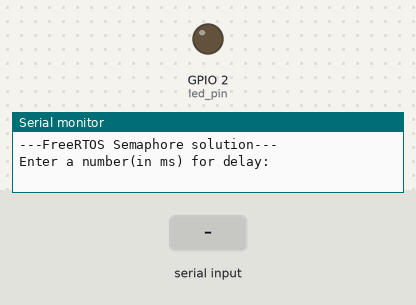
Bench run of a sketch on a simulated ESP32. On the bench: output pins drawn as LEDs (lit = HIGH), the last lines printed to the serial monitor. Dashed ring = blinking. The inputs (shaded band) are chosen by the test bench.

Above: at 1.8 s.
1.9 s: "90,45\n" received over Serial
At 6.8 s:
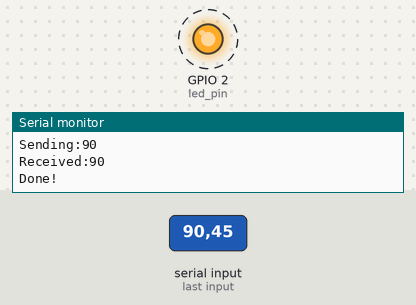
Timing chart, 0 to 10.9 s (numbered marks = the images above; inputs shaded):
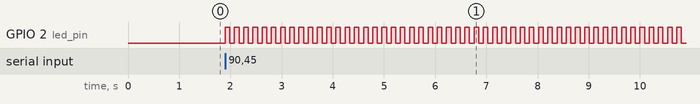

The sketch:

07_ex1_binary_sem.ino
```cpp
//#include "semphr.h" in vanilla FreeRTOS
#if CONFIG_FREERTOS_UNICORE
  static const BaseType_t app_cpu = 0;
#else
  static const BaseType_t app_cpu = 1;
#endif

//pins
static int led_pin = LED_BUILTIN;
//Global data
static int shared_var = 0;
//static SemaphoreHandle_t mutex;
static SemaphoreHandle_t bin_sem;

//**********************************
//Tasks
//Task: increment shared variable(the wrong way)
void blinkLED(void* parameters) {

  //Copy the parameter into a local variable
  int num = *(int *)parameters;

/* //Release the mutex so that the creating gunction can finish
*  xSemaphoreGive(mutex); */

  //Release the binary semaphore so that the creating function can finish
  xSemaphoreGive(bin_sem);

  //Print the parameter
  Serial.print("Received:");
  Serial.println(num);

  //Configure tje LED pin
  pinMode(led_pin, OUTPUT);

  while(1) {
    digitalWrite(led_pin,HIGH);
    vTaskDelay(num / portTICK_PERIOD_MS);
    digitalWrite(led_pin, LOW);
    vTaskDelay(num / portTICK_PERIOD_MS);
  }
}

void setup() {
   long int delay_arg;

  //Configure Serial
  Serial.begin(115200);
  vTaskDelay(1000 / portTICK_PERIOD_MS);
  Serial.println();
  Serial.println("---FreeRTOS Semaphore solution---");
  Serial.println("Enter a number(in ms) for delay: ");

  //Wait for input from serial
  while(Serial.available() <= 0);

  //Read integer value
  delay_arg = Serial.parseInt();
  Serial.print("Sending:");
  Serial.println(delay_arg);

/* //Crate mutex
 * mutex = xSemaphoreCreateMutex();
 * // Take the mutex
 *  xSemaphoreTake(bin_sem, portMAX_DELAY); */

  //Create binary semaphore
  bin_sem = xSemaphoreCreateBinary();
/* bin_sem is initialized to 0 so No need to take the
 * semaphore before creating task */

  //Create task
  xTaskCreatePinnedToCore(blinkLED,
                          "Blink LED",
                          1024,
                          (void*)&delay_arg,
                          1,
                          NULL,
                          app_cpu);
  //Block setup function until exiting parameter has been read
/*  xSemaphoreTake(mutex, portMAX_DELAY); */
  xSemaphoreTake(bin_sem, portMAX_DELAY);

  //Show that we accomplished our task of passing the stack base argument;
  Serial.println("Done!");
}

void loop() {
   // put your main code here, to run repeatedly:
    vTaskDelay(1000/portTICK_PERIOD_MS);
}
```

Measured:
- after the input at 1.9 s, GPIO 2 (led_pin): alternates HIGH for 0.09 s and LOW for 0.09 s, starting at once
